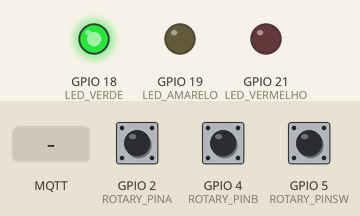
This sketch was run on a simulated ESP32. On the bench: output pins drawn as LEDs (lit = HIGH). The inputs (shaded band) are chosen by the test bench; at power-on: GPIO 2 (ROTARY_PINA) HIGH, GPIO 4 (ROTARY_PINB) HIGH, GPIO 5 (ROTARY_PINSW) HIGH. No MQTT or app messages arrive unless stated; what the sketch prints to the serial monitor is not drawn.

Above: at 2.3 s.
2.4 s: MQTT message "1" arrives on the first subscribed topic
3.9 s: MQTT message "on" arrives on the first subscribed topic
5.4 s: MQTT message "off" arrives on the first subscribed topic
Timing chart, 0 to 8.4 s (numbered marks = the images above; inputs shaded):
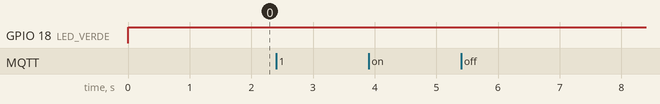

The sketch:

sketch.ino
```cpp
// KY-040 ...  ESP32
// CLK    ...  PIN 4
// DT     ...  PIN 2
// SW     ...  PIN 5
// +      ...  3.3V
// GND    ...  GND

#include <Arduino.h>
#include "EspMQTTClient.h"

EspMQTTClient client(
  "Wokwi-GUEST",         // SSID WiFi
  "",                    // Password WiFi
  "test.mosquitto.org",  // MQTT Broker
  "mqtt-wokwi",          // Client
  1883                  // MQTT port
);

long int rotValue=0, swValue=0;
uint8_t state=0;

#define ROTARY_PINA 2
#define ROTARY_PINB 4
#define ROTARY_PINSW 5
#define LED_VERMELHO 21
#define LED_AMARELO 19
#define LED_VERDE 18

portMUX_TYPE gpioMux = portMUX_INITIALIZER_UNLOCKED;

void IRAM_ATTR isrAB() {
   uint8_t s = state & 3;

  portENTER_CRITICAL_ISR(&gpioMux);
    if (digitalRead(ROTARY_PINA)) s |= 4;
    if (digitalRead(ROTARY_PINB)) s |= 8;
    switch (s) {
      case 0: case 5: case 10: case 15:
        break;
      case 1: case 7: case 8: case 14:
        rotValue++; break;
      case 2: case 4: case 11: case 13:
        rotValue--; break;
      case 3: case 12:
        rotValue += 2; break;
      default:
        rotValue -= 2; break;
    }
    state = (s >> 2);
   portEXIT_CRITICAL_ISR(&gpioMux);
}

void IRAM_ATTR isrSWAll() {

 portENTER_CRITICAL_ISR(&gpioMux);
 swValue++;
 portEXIT_CRITICAL_ISR(&gpioMux);

}

void semaforo (int velocidade){
  if (velocidade < 50) {
    digitalWrite(LED_VERMELHO, LOW);
    digitalWrite(LED_AMARELO, LOW);
    digitalWrite(LED_VERDE, HIGH);
  }
  else if (velocidade >= 50 & velocidade < 100){
    digitalWrite(LED_VERDE, LOW);
    digitalWrite(LED_VERMELHO, LOW);
    digitalWrite(LED_AMARELO, HIGH);
  }
  else if (velocidade >= 100){
    digitalWrite(LED_VERDE, LOW);
    digitalWrite(LED_VERMELHO, HIGH);
    digitalWrite(LED_AMARELO, LOW);
  }
}

void lerEnviarDados() {
  Serial.println(rotValue);
  Serial.println(swValue);
  Serial.println("---");
  client.publish("topicowokwi/VelocidadeMackenzie", String(rotValue, 2));
}

void onConnectionEstablished()
{
  // Subscribe no "topicowokwi/msgRecebida/#" e mostra a mensagem recebida na Serial
    client.subscribe("topicowokwi/msgRecebidaMackenzie/#", [](const String & topic, const String & payload) {
    Serial.println("Mensagem recebida no topic: " + topic + ", payload: " + payload);
  });
  lerEnviarDados();
}

void setup(){
    pinMode(ROTARY_PINA, INPUT_PULLUP);
    pinMode(ROTARY_PINB, INPUT_PULLUP);
    pinMode(ROTARY_PINSW, INPUT_PULLUP);
    pinMode(LED_VERMELHO, OUTPUT);
    pinMode(LED_AMARELO, OUTPUT);
    pinMode(LED_VERDE, OUTPUT);

    attachInterrupt(ROTARY_PINA, isrAB, CHANGE);
    attachInterrupt(ROTARY_PINB, isrAB, CHANGE);
    attachInterrupt(ROTARY_PINSW, isrSWAll, CHANGE);
    Serial.begin(115200);

    client.enableDebuggingMessages(); // Enable debugging messages sent to serial output
    client.enableHTTPWebUpdater(); // Enable the web updater. User and password default to values of MQTTUsername and MQTTPassword. These can be overridded with enableHTTPWebUpdater("user", "password").
    client.enableOTA(); // Enable OTA (Over The Air) updates. Password defaults to MQTTPassword. Port is the default OTA port. Can be overridden with enableOTA("password", port).
    client.enableLastWillMessage("TestClient/lastwill", "Vou ficar offline");

}

void loop()
{

client.loop();
semaforo(rotValue);

}
```

Measured:
- after the input at 2.4 s, every drawn part: stays the same
- after the input at 3.9 s, every drawn part: stays the same
- after the input at 5.4 s, every drawn part: stays the same
